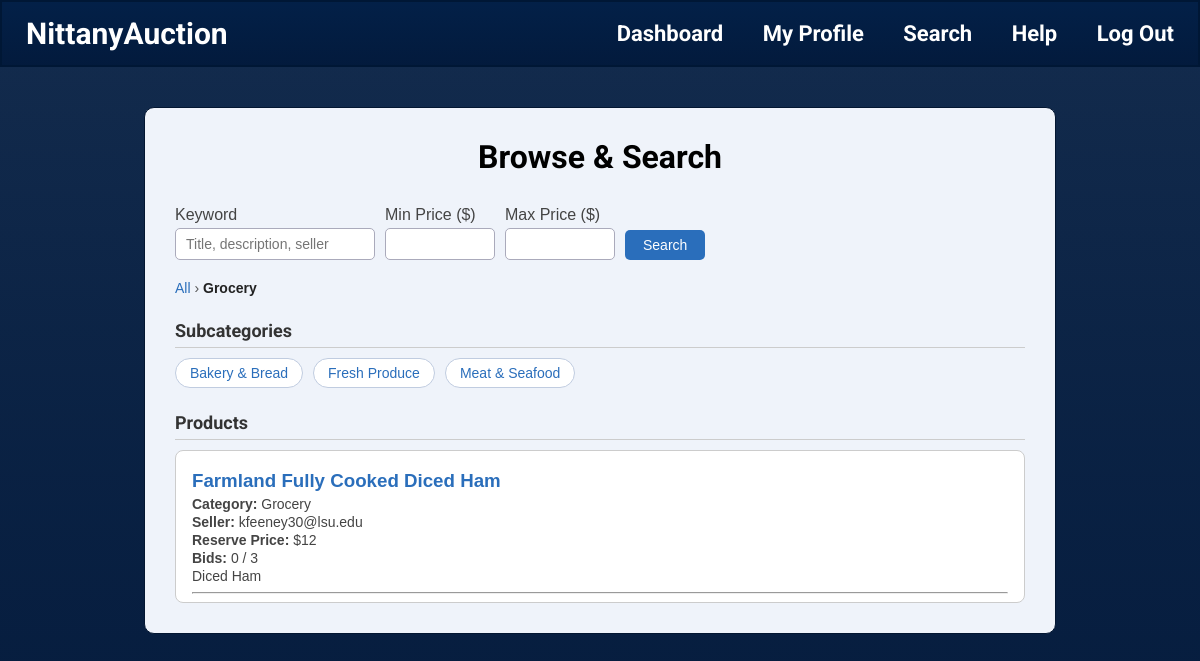
The page /search/Grocery (signed in) on the database its author committed.
### tables this page shows
CREATE TABLE Category(parent_category TEXT,
                      category_name TEXT PRIMARY KEY,
                      FOREIGN KEY(parent_category) REFERENCES Category(category_name));

CREATE TABLE Auction_Listing(seller_email TEXT,
                             listing_ID INTEGER PRIMARY KEY,
                             category TEXT,
                             auction_title TEXT,
                             product_name TEXT,
                             product_description TEXT,
                             quantity INTEGER,
                             reserve_price TEXT,
                             max_bids INTEGER,
                             status INTEGER,
                             FOREIGN KEY(seller_email) REFERENCES User(email),
                             FOREIGN KEY(category) REFERENCES Category(category_name));

### Starter_code_431w/app.py (the view, shortened to what this page needs)
@app.route('/search')
@app.route('/search/<path:category>')
def search(category=None):
    if "email" not in session:
        return render_template("login.html", error="Please log in first.")
    error = None
    subcategories = []
    products = []
    breadcrumb = [] # build breadcrumb to track user's path
    keyword = request.args.get('keyword', '').strip()
    min_price = request.args.get('min_price', '').strip()
    max_price = request.args.get('max_price', '').strip()
    is_search = bool(keyword or min_price or max_price)
    try:
        with get_connection() as con:
            if category is None:
                subcategories = con.execute("""
                    SELECT category_name FROM Category
                    WHERE parent_category = 'Root'
                    ORDER BY category_name
                """).fetchall()
                breadcrumb = [("All", None)]
            else:
                breadcrumb = [("All", "/search")]
                crumb_cat = category
                crumb_trail = []
                while crumb_cat:
                    parent_row = con.execute(
                        "SELECT parent_category FROM Category WHERE category_name = ?",
                        (crumb_cat,)
                    ).fetchone()
                    crumb_trail.append(crumb_cat)
                    if parent_row and parent_row["parent_category"] != "Root":
                        crumb_cat = parent_row["parent_category"]
                    else:
                        break
                for name in reversed(crumb_trail):
                    breadcrumb.append((name, f"/search/{name}"))
                if breadcrumb:
                    last = breadcrumb[-1]
                    breadcrumb[-1] = (last[0], None)
                subcategories = con.execute("""
                    SELECT category_name FROM Category
                    WHERE parent_category = ?
                    ORDER BY category_name
                """, (category,)).fetchall()
            query = """
                SELECT al.listing_ID, al.auction_title, al.product_name,
                       al.seller_email, al.reserve_price, al.category,
                       COUNT(b.bid_ID) AS bid_count,
                       MAX(b.bid_price) AS highest_bid,
                       al.max_bids
                FROM Auction_Listing al
                LEFT JOIN Bid b ON al.listing_ID = b.listing_ID
                WHERE al.status = 1
            """
            params = []
            if category:
                query += " AND al.category = ?"
                params.append(category)
            if min_price:
                query += " AND CAST(REPLACE(REPLACE(REPLACE(al.reserve_price, '$', ''), ',', ''), ' ', '') AS REAL) >= ?"
                params.append(float(str(min_price).replace('$', '').replace(',', '').strip()))
            if max_price:
                query += " AND CAST(REPLACE(REPLACE(REPLACE(al.reserve_price, '$', ''), ',', ''), ' ', '') AS REAL) <= ?"
                params.append(float(str(max_price).replace('$', '').replace(',', '').strip()))
            query += " GROUP BY al.listing_ID ORDER BY al.listing_ID DESC"
            products = con.execute(query, params).fetchall()
    except sql.Error as e:
        print("DB error in search:", e)
        error = "Database error while loading categories."
    return render_template(
        "search.html",
        category=category,
        subcategories=subcategories,
        products=products,
        breadcrumb=breadcrumb,
        error=error,
        role=session.get("role"),
        keyword=keyword,
        min_price=min_price,
        max_price=max_price,
        is_search=is_search,
    )

### Starter_code_431w/app.py (called while the page is built)
def get_connection():
    connection = sql.connect(DB_PATH)
    connection.row_factory = sql.Row
    return connection

### Starter_code_431w/templates/search.html (shortened to what this page needs)
<!DOCTYPE html>
<html>
<head>
</head>
<body>
{% include "banner.html" %}
<div class="search-box">
    <h1>Browse &amp; Search</h1>
    <form class="search-form" method="GET" action="{{ '/search/' + category if category else '/search' }}">
        <div class="field">
            <label>Keyword</label>
            <input type="text" name="keyword" value="{{ keyword }}" placeholder="Title, description, seller">
        </div>
        <div class="field">
            <label>Min Price ($)</label>
            <input type="number" name="min_price" value="{{ min_price }}" min="0" step="1">
        </div>
        <div class="field">
            <label>Max Price ($)</label>
            <input type="number" name="max_price" value="{{ max_price }}" min="0" step="1">
        </div>
        <button type="submit">Search</button>
    </form>
    <div class="breadcrumb">
        {% for name, url in breadcrumb %}
            {% if url %}<a href="{{ url }}">{{ name }}</a>
            {% else %}<span>{{ name }}</span>{% endif %}
            {% if not loop.last %} &rsaquo; {% endif %}
        {% endfor %}
    </div>
    {% if subcategories %}
        <h2>Subcategories</h2>
        <ul class="subcategory-list">
            {% for sub in subcategories %}
                <li><a href="/search/{{ sub['category_name'] }}">{{ sub['category_name'] }}</a></li>
            {% endfor %}
        </ul>
    {% endif %}
    {% if products %}
        <h2>{% if is_search %}Search Results{% else %}Products{% endif %}</h2>
        <div class="results-container">
            {% for p in products %}
                <div>
                    <h3><a href="/product/{{ p['listing_ID'] }}">{{ p['auction_title'] }}</a></h3>
                    <p><strong>Category:</strong> {{ p['category'] }}</p>
                    <p><strong>Seller:</strong> {{ p['seller_email'] }}</p>
                    {% if p['highest_bid'] %}
                        <p><strong>Highest Bid:</strong> ${{ p['highest_bid'] }}</p>
                    {% else %}
                        <p><strong>Reserve Price:</strong> {{ p['reserve_price'] }}</p>
                    {% endif %}
                    <p><strong>Bids:</strong> {{ p['bid_count'] }} / {{ p['max_bids'] }}</p>
                    <p>{{ p['product_name'] }}</p>
                </div>
                <hr>
            {% endfor %}
        </div>
    {% elif is_search %}
        <p class="empty">No products matched your search.</p>
    {% elif category and not subcategories %}
        <p class="empty">No products in this category.</p>
    {% endif %}
</div>
</body>
</html>

### Starter_code_431w/templates/search.html (style rules this page uses)
html, body { margin: 0; font-family: Arial, sans-serif; background-image: linear-gradient(rgba(4, 30, 66, 0.75), rgba(3, 26, 60, 0.91)), url("https://psu-gatsby-files-prod.s3.amazonaws.com/s3fs-public/styles/4_3_1500w/public/NL%20statue%20spring124.jpg?h=046da51e&itok=0t_5yVWj"); background-size: cover; background-position: center; background-repeat: no-repeat; min-height: 100vh; }
h1 { margin-top: 0; font-size: 32px; text-align: center; font-weight: bold; font-family: 'Roboto', sans-serif; margin-bottom: 20px; }
.search-box { width: 850px; margin: 40px auto; background: #eff3fa; padding: 30px; border: 1px solid #031631; border-radius: 10px; }
label { display: block; margin-top: 10px; font-size: 16px; }
.search-form { display: flex; gap: 10px; align-items: flex-end; flex-wrap: wrap; margin-top: 10px; }
.search-form .field { display: flex; flex-direction: column; font-size: 13px; color: #444; gap: 4px; }
.search-form input[type=text], .search-form input[type=number] { padding: 7px 10px; font-size: 14px; border: 1px solid #aab; border-radius: 5px; width: 200px; box-sizing: border-box; }
.search-form input[type=number] { width: 110px; }
.search-form button { padding: 7px 18px; background: #2a6ebb; color: white; border: none; border-radius: 5px; font-size: 14px; cursor: pointer; align-self: flex-end; }
.breadcrumb { font-size: 14px; margin: 20px 0 10px 0; color: #555; }
.breadcrumb a { color: #2a6ebb; text-decoration: none; }
.breadcrumb span { font-weight: bold; color: #222; }
h2 { font-size: 18px; color: #333; margin-top: 24px; margin-bottom: 10px; border-bottom: 1px solid #ccc; padding-bottom: 6px; font-family: 'Roboto', sans-serif; }
.subcategory-list { list-style: none; padding: 0; margin: 0 0 10px 0; display: flex; flex-wrap: wrap; gap: 10px; }
.subcategory-list li a { display: inline-block; padding: 6px 14px; background: white; border: 1px solid #c0cce0; border-radius: 20px; color: #2a6ebb; text-decoration: none; font-size: 14px; }
.results-container { max-height: 500px; overflow-y: auto; margin-top: 10px; border: 1px solid #ccc; border-radius: 8px; background: white; padding: 0 16px; }
.results-container h3 { margin-bottom: 4px; }
.results-container h3 a { color: #2a6ebb; text-decoration: none; }
.results-container p { margin: 2px 0; font-size: 14px; color: #444; }

### rows shown on the page
Category: category_name "Bakery & Bread"
Category: category_name "Fresh Produce"
Category: category_name "Meat & Seafood"
Auction_Listing: auction_title "Farmland Fully Cooked Diced Ham", category "Grocery", seller_email "kfeeney30@lsu.edu", reserve_price "$12", bid_count "0", max_bids "3", product_name "Diced Ham"

### other values the page prints
{{ name }} "All"
{{ name }} "Grocery"
